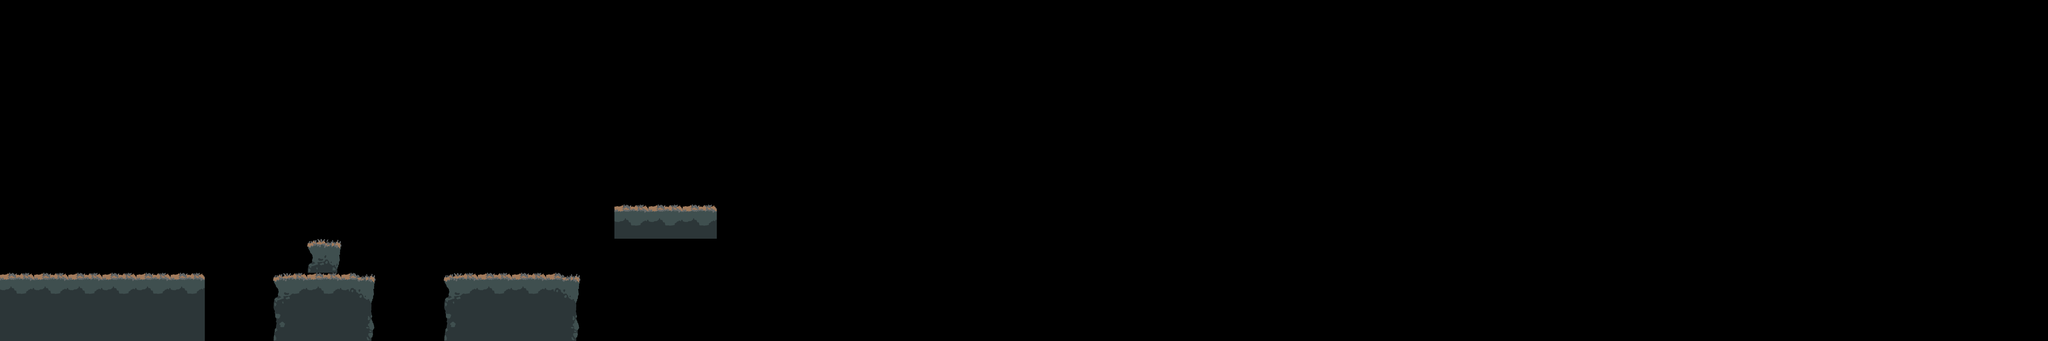

Rendered tile map (Tiled .tmx) drawn with the repository's tilesets; below, a short description and the map source with its tile grids summarised:
An orthogonal 60x10 tile map with 128x128 px tiles, 1 tile layer (terreno).

<map version="1.9" tiledversion="1.9.0" orientation="orthogonal" renderorder="right-down" width="60" height="10" tilewidth="128" tileheight="128" infinite="0" nextlayerid="2" nextobjectid="1">
 <editorsettings>
  <export target="nivel1.json" format="json" />
 </editorsettings>
 <tileset firstgid="1" name="terreno_nivel1" tilewidth="128" tileheight="128" tilecount="8" columns="4">
  <image source="../../sprites/PNGs/tiles/BaseTileMap.png" width="512" height="256" />
 </tileset>
 <layer id="1" name="terreno" width="60" height="10">
  <data>[600 cells, 30 non-empty, 7 distinct tile ids]</data>
 </layer>
</map>
